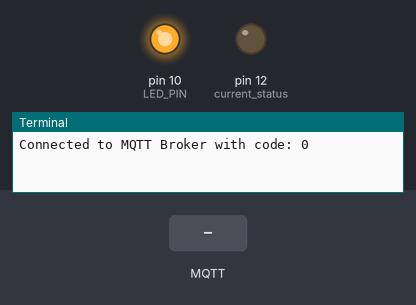
A program run on a simulated Raspberry Pi (header pin numbers). Parts: output pins drawn as LEDs (lit = HIGH), the last lines printed to the terminal. Inputs (shaded band) come from the test bench. No MQTT or app messages arrive unless stated.

Above: at 1.2 s.
1.3 s: MQTT message "on" arrives on the first subscribed topic
At 1.6 s:
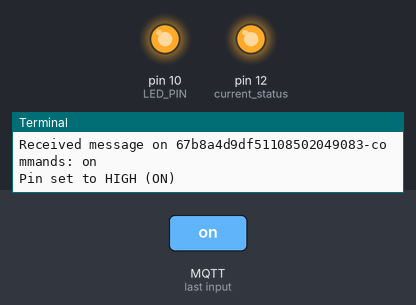
2.8 s: MQTT message "off" arrives on the first subscribed topic
At 4.0 s:
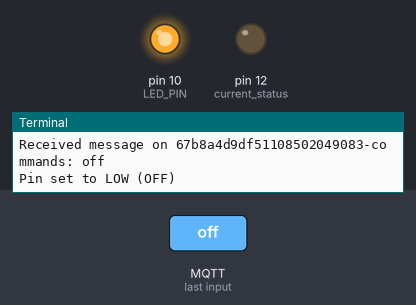
Timing chart, 0 to 5.8 s (numbered marks = the images above; inputs shaded):
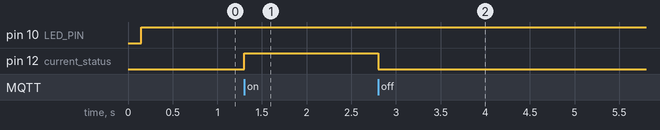

The program:

main.py
```python
import paho.mqtt.client as mqtt
import RPi.GPIO as GPIO
import time

# === MQTT Config ===
MQTT_BROKER = "35.154.183.245"
MQTT_PORT = 1883
MQTT_COMMAND_TOPIC = "67b8a4d9df51108502049083-commands"
MQTT_STATUS_TOPIC = "67b8a4d9df51108502049083-status"

# relay pin
PIN = 12
LED_PIN  = 10

client = None

def setupPins():
    # === GPIO Setup ===
    GPIO.cleanup()
    GPIO.setmode(GPIO.BOARD)
    GPIO.setup(PIN, GPIO.OUT)
    GPIO.setup(LED_PIN, GPIO.OUT)
    GPIO.output(PIN, GPIO.LOW)
    GPIO.output(LED_PIN, GPIO.LOW)

# === MQTT Callback Handlers ===
def on_connect(client, userdata, flags, rc):
    GPIO.output(LED_PIN, GPIO.HIGH)
    print("Connected to MQTT Broker with code:", rc)
    client.subscribe(MQTT_COMMAND_TOPIC)

def on_message(client, userdata, msg):
    payload = msg.payload.decode()
    print(f"Received message on {msg.topic}: {payload}")

    if msg.topic != MQTT_COMMAND_TOPIC:
        return

    if payload.lower() == "on":
        GPIO.output(PIN, GPIO.HIGH)
        print("Pin set to HIGH (ON)")
        client.publish(MQTT_STATUS_TOPIC, "ON")
    elif payload.lower() == "off":
        GPIO.output(PIN, GPIO.LOW)
        print("Pin set to LOW (OFF)")
        client.publish(MQTT_STATUS_TOPIC, "OFF")
    elif payload.lower() == "status":
        print("status-requested")
        current_status = GPIO.input(PIN)
        print(f"current status - {current_status}")
        if current_status == 1:
            client.publish(MQTT_STATUS_TOPIC,"ON")
        elif current_status == 0:
            client.publish(MQTT_STATUS_TOPIC,"OFF")


def on_disconnect(client, userdata, rc):
    print("Disconnected from MQTT Broker with result code:", rc)
    if rc != 0:
        print("Unexpected disconnection. Trying to reconnect...")
        try:
            client.reconnect()
        except Exception as e:
            print("Reconnection failed:", str(e))
    GPIO.output(LED_PIN,GPIO.LOW)

def startMqttClient():
    # === MQTT Client Setup ===
    client = mqtt.Client("RPiClient")
    client.on_connect = on_connect
    client.on_message = on_message
    client.on_disconnect = on_disconnect
    client.connect(MQTT_BROKER, MQTT_PORT, 60)
    client.loop_forever()


while True:
    try:
        GPIO.cleanup()
        setupPins()
        startMqttClient()

    except Exception as e:
        print("Cleaning up GPIO and exiting...")
        GPIO.cleanup()
```

Measured:
- after the input at 1.3 s, pin 12 (current_status): LOW → HIGH at once
- after the input at 2.8 s, pin 12 (current_status): HIGH → LOW at once
